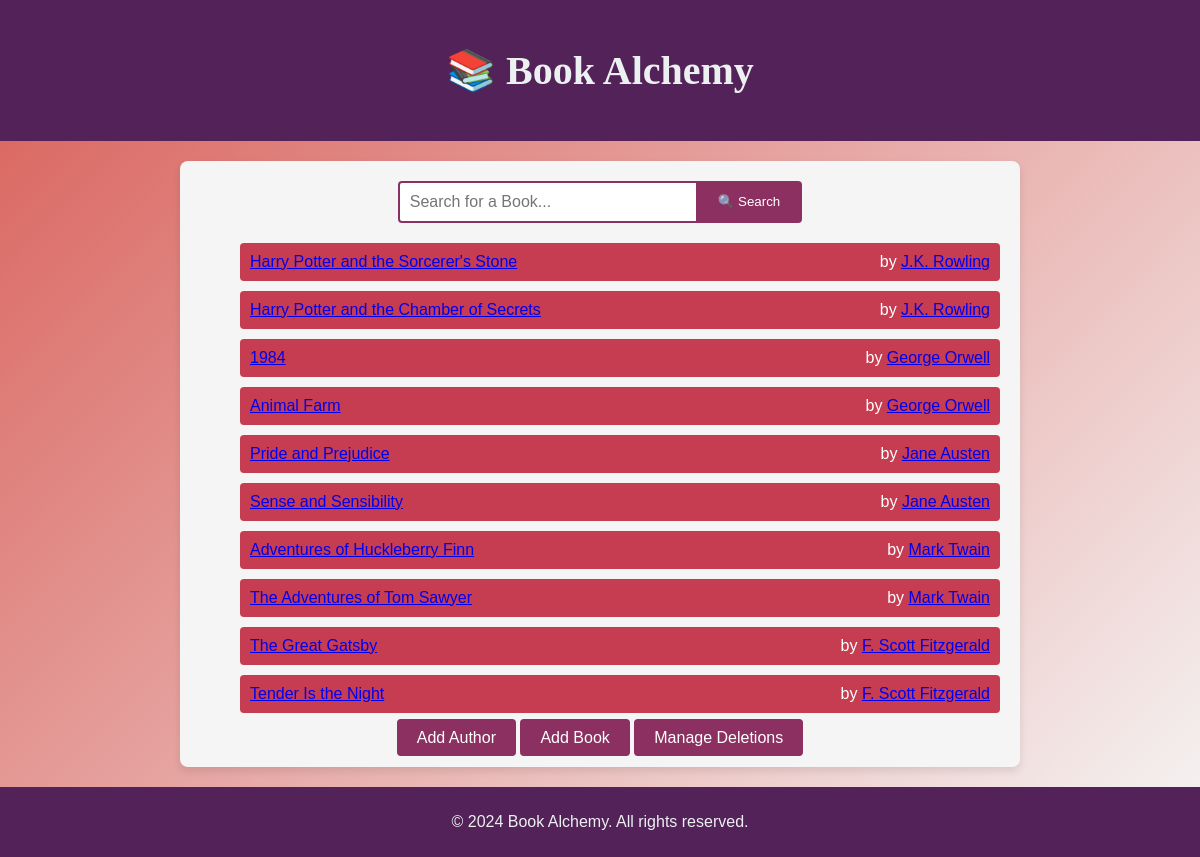
The page / on the database its author committed.
### data_models.py (models this page shows, shortened)
class Book(db.Model):
    __tablename__ = 'books'
    id = db.Column(db.Integer, primary_key=True)
    isbn = db.Column(db.String(13), unique=True, nullable=False)
    title = db.Column(db.String(200), nullable=False)
    publication_year = db.Column(db.Integer, nullable=False)
    author_id = db.Column(db.Integer,
                          db.ForeignKey('authors.id', ondelete="CASCADE"), nullable=False)
    rating = db.Column(db.Integer, nullable=True)

class Author(db.Model):
    __tablename__ = 'authors'
    id = db.Column(db.Integer, primary_key=True)
    name = db.Column(db.String(150), nullable=False)
    birth_date = db.Column(db.Date, nullable=True)
    date_of_death = db.Column(db.Date, nullable=True)
    books = db.relationship('Book', backref='author', cascade="all, delete-orphan")

### app.py (the view)
@app.route('/')
def home():
    books = Book.query.all()
    print(f"Books found: {len(books)}")
    for book in books:
        print(f"Book: {book.title} by {book.author.name}")
    return render_template('home.html', books=books)

### templates/home.html (shortened to what this page needs)
<!DOCTYPE html>
<html lang="en">
<head>
    <link rel="stylesheet" href="{{ url_for('static', filename='css/style.css') }}">
</head>
<body>
    <header class="header">
        <h1>📚 Book Alchemy</h1>
    </header>
    <main class="main-content">
        <div class="search-box">
            <form method="GET" action="{{ url_for('search') }}">
                <input type="text" id="keyword" name="keyword" placeholder="Search for a Book..." required>
                <button type="submit">🔍 Search</button>
            </form>
        </div>
        <ul class="book-list">
            {% if books %}
                {% for book in books %}
                    <li class="book-item">
                        <a href="{{ url_for('book_detail', book_id=book.id) }}">{{ book.title }}</a>
                        <span>by <a href="{{ url_for('author_detail', author_id=book.author.id) }}">{{ book.author.name }}</a></span>
                    </li>
                {% endfor %}
            {% else %}
                <p>No books available in the library.</p>
            {% endif %}
        </ul>
        <div class="links">
            <a href="{{ url_for('add_author') }}" class="button">Add Author</a>
            <a href="{{ url_for('add_book') }}" class="button">Add Book</a>
            <a href="{{ url_for('manage_deletions') }}" class="button">Manage Deletions</a>
        </div>
    </main>
    <footer class="footer">
        <p>&copy; 2024 Book Alchemy. All rights reserved.</p>
    </footer>
</body>
</html>

### static/css/style.css (style rules this page uses)
body { font-family: 'Arial', sans-serif; background: linear-gradient(135deg, #D95F59, #f5f5f5); color: #333; margin: 0; padding: 0; display: flex; flex-direction: column; align-items: center; min-height: 100vh; }
.header { width: 100%; background-color: #522258; color: #ecf0f1; text-align: center; padding: 20px 0; }
.header h1 { font-size: 2.5rem; font-family: 'Georgia', serif; }
.main-content { width: 80%; max-width: 800px; margin: 20px 0; padding: 20px; background-color: #f5f5f5; border-radius: 8px; box-shadow: 0 4px 8px rgba(0, 0, 0, 0.1); text-align: center; }
.search-box { display: flex; justify-content: center; align-items: center; margin-bottom: 20px; }
.search-box form { display: flex; justify-content: center; width: auto; }
.search-box input { width: 300px; padding: 10px; border: 2px solid #8C3061; border-radius: 4px 0 0 4px; font-size: 1rem; box-sizing: border-box; }
.search-box button { padding: 10px 20px; background-color: #8C3061; color: #fff; border: 2px solid #8C3061; border-left: none; border-radius: 0 4px 4px 0; cursor: pointer; transition: background-color 0.3s ease; }
.book-list .book-item { display: flex; justify-content: space-between; padding: 10px; margin-bottom: 10px; background-color: #C63C51; color: #fff; border-radius: 4px; transition: transform 0.2s ease, box-shadow 0.2s ease; }
.links .button { background-color: #8C3061; color: #fff; padding: 10px 20px; text-decoration: none; border-radius: 4px; transition: background-color 0.3s ease; }
.footer { width: 100%; background-color: #522258; color: #ecf0f1; text-align: center; padding: 10px 0; margin-top: auto; }
.main-content { animation: fadeIn 1s ease; }

### rows shown on the page
Book: title "Harry Potter and the Sorcerer's Stone", author.name "J.K. Rowling"
Book: title "Harry Potter and the Chamber of Secrets", author.name "J.K. Rowling"
Book: title "1984", author.name "George Orwell"
Book: title "Animal Farm", author.name "George Orwell"
Book: title "Pride and Prejudice", author.name "Jane Austen"
Book: title "Sense and Sensibility", author.name "Jane Austen"
Book: title "Adventures of Huckleberry Finn", author.name "Mark Twain"
Book: title "The Adventures of Tom Sawyer", author.name "Mark Twain"
Book: title "The Great Gatsby", author.name "F. Scott Fitzgerald"
Book: title "Tender Is the Night", author.name "F. Scott Fitzgerald"
